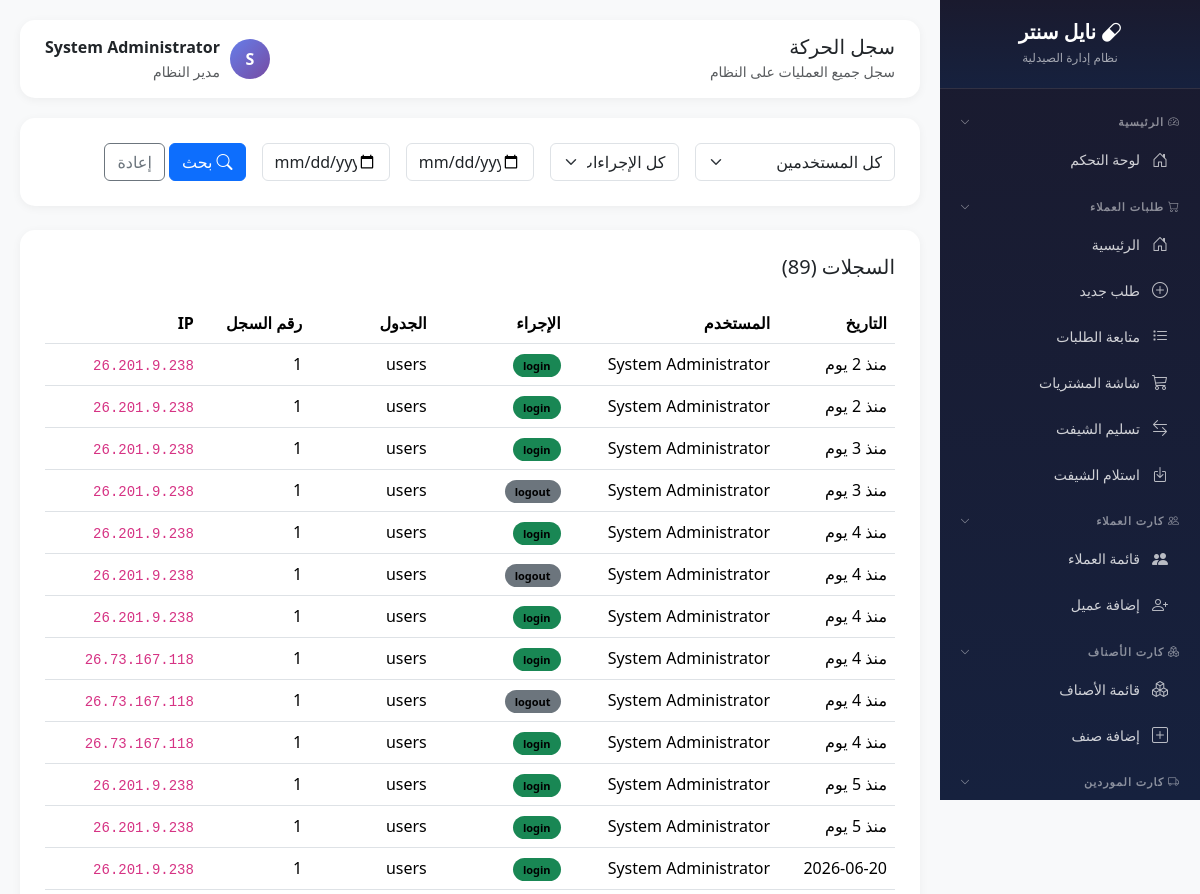
/modules/customer-requests/activity-log.php (signed in, upper part), run on an earlier commit of the app's database.
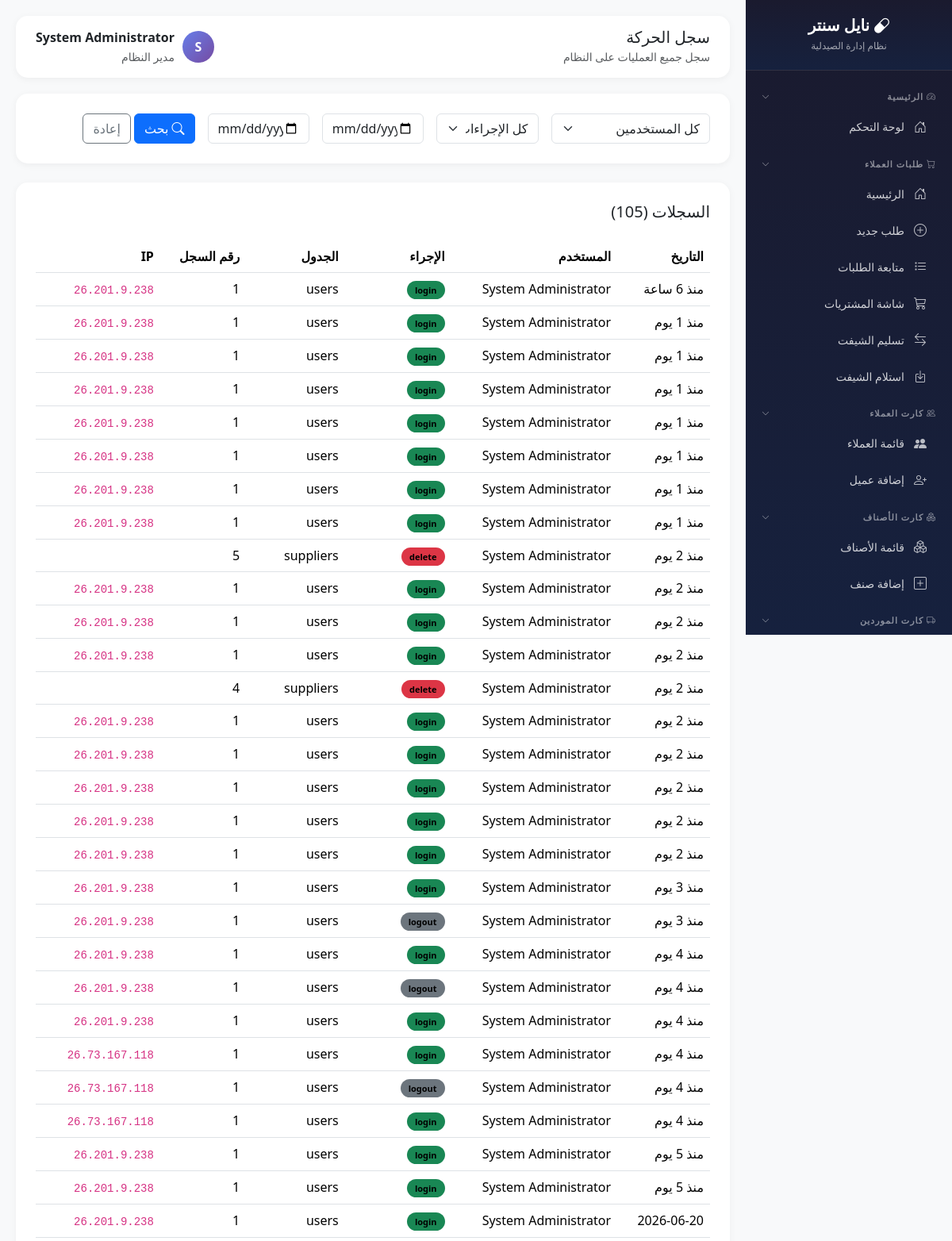
And on a later commit of the database.
### tables this page shows
CREATE TABLE `activity_logs` (
  `id` int(11) NOT NULL,
  `user_id` int(11) DEFAULT NULL,
  `user_name` varchar(100) DEFAULT NULL,
  `action` varchar(50) NOT NULL,
  `table_name` varchar(50) DEFAULT NULL,
  `record_id` int(11) DEFAULT NULL,
  `old_value` text DEFAULT NULL,
  `new_value` text DEFAULT NULL,
  `ip_address` varchar(50) DEFAULT NULL,
  `created_at` timestamp NOT NULL DEFAULT current_timestamp()
);

CREATE TABLE `users` (
  `id` int(11) NOT NULL,
  `username` varchar(50) NOT NULL,
  `password` varchar(255) NOT NULL,
  `full_name` varchar(100) NOT NULL,
  `role` enum('admin','pharmacist','purchaser','cashier') DEFAULT 'pharmacist',
  `branch_code` varchar(20) DEFAULT NULL,
  `phone` varchar(20) DEFAULT NULL,
  `is_active` tinyint(1) DEFAULT 1,
  `last_login` datetime DEFAULT NULL,
  `created_at` timestamp NOT NULL DEFAULT current_timestamp(),
  `updated_at` timestamp NOT NULL DEFAULT current_timestamp() ON UPDATE current_timestamp()
);

### core/config.php (called while the page is built, shortened)
<?php
function timeAgo($datetime) {
    $time = strtotime($datetime);
    $now = time();
    $diff = $now - $time;
    if ($diff < 86400) return 'منذ ' . floor($diff / 3600) . ' ساعة';
    if ($diff < 604800) return 'منذ ' . floor($diff / 86400) . ' يوم';
    return date('Y-m-d', $time);
}

### modules/customer-requests/activity-log.php (the view, shortened to what this page needs)
<?php
require_once __DIR__ . '/../../core/config.php';
$db = getDB();
$date_from = $_GET['date_from'] ?? '';
$date_to = $_GET['date_to'] ?? '';
$sql = "SELECT al.*, u.full_name as user_name
        FROM activity_logs al
        LEFT JOIN users u ON al.user_id = u.id
        WHERE 1=1";
$params = [];
$sql .= " ORDER BY al.created_at DESC LIMIT 500";
$stmt = $db->prepare($sql);
$stmt->execute($params);
$logs = $stmt->fetchAll();
$page_title = 'سجل الحركة';
?>
<!DOCTYPE html>
<html lang="ar" dir="rtl">
<head>
    <link href="https://cdn.jsdelivr.net/npm/bootstrap@5.3.2/dist/css/bootstrap.rtl.min.css" rel="stylesheet">
    <link href="https://cdn.jsdelivr.net/npm/bootstrap-icons@1.11.1/font/bootstrap-icons.css" rel="stylesheet">
</head>
<body>
 <?php require_once __DIR__ . '/../../includes/sidebar.php'; ?>
    <div class="main-content">
        <div class="topbar">
            <div><h5 class="mb-0"><?= $page_title ?></h5><small class="text-muted">سجل جميع العمليات على النظام</small></div>
            <div class="d-flex align-items-center">
                <div class="user-avatar" style="width:40px;height:40px;border-radius:50%;background:linear-gradient(135deg, var(--primary), var(--secondary));color:white;display:flex;align-items:center;justify-content:center;font-weight:700;margin-left:10px;"><?= mb_substr($_SESSION['user_name'], 0, 1) ?></div>
                <div><div class="fw-bold"><?= $_SESSION['user_name'] ?></div><small class="text-muted"><?= $_SESSION['user_role'] === 'admin' ? 'مدير النظام' : 'صيدلي' ?></small></div>
            </div>
        </div>
        <div class="content-card mb-4">
            <form method="GET" class="row g-3">
                <div class="col-md-3">
                    <select class="form-select" name="user">
                        <option value="">كل المستخدمين</option>
                    </select>
                </div>
                <div class="col-md-2">
                    <select class="form-select" name="action">
                        <option value="">كل الإجراءات</option>
                    </select>
                </div>
                <div class="col-md-2">
                    <input type="date" class="form-control" name="date_from" value="<?= $date_from ?>" placeholder="من">
                </div>
                <div class="col-md-2">
                    <input type="date" class="form-control" name="date_to" value="<?= $date_to ?>" placeholder="إلى">
                </div>
                <div class="col-md-3">
                    <button type="submit" class="btn btn-primary"><i class="bi bi-search me-1"></i>بحث</button>
                    <a href="activity-log.php" class="btn btn-outline-secondary">إعادة</a>
                </div>
            </form>
        </div>
        <div class="content-card">
            <h5 class="mb-4">السجلات (<?= count($logs) ?>)</h5>
            <div class="table-responsive">
                <table class="table table-hover">
                    <thead>
                        <tr>
                            <th>التاريخ</th>
                            <th>المستخدم</th>
                            <th>الإجراء</th>
                            <th>الجدول</th>
                            <th>رقم السجل</th>
                            <th>IP</th>
                        </tr>
                    </thead>
                    <tbody>
                        <?php foreach ($logs as $log): ?>
                        <tr class="log-row">
                            <td><?= timeAgo($log['created_at']) ?></td>
                            <td><?= $log['user_name'] ?? 'System' ?></td>
                            <td>
                                <span class="action-badge bg-<?=
                                    $log['action'] === 'login' ? 'success' :
                                    ($log['action'] === 'logout' ? 'secondary' :
                                    ($log['action'] === 'create' ? 'primary' :
                                    ($log['action'] === 'update' ? 'warning' :
                                    ($log['action'] === 'delete' ? 'danger' : 'info')))) ?>">
                                    <?= $log['action'] ?>
                                </span>
                            </td>
                            <td><?= $log['table_name'] ?? '-' ?></td>
                            <td><?= $log['record_id'] ?? '-' ?></td>
                            <td><code><?= $log['ip_address'] ?></code></td>
                        </tr>
                        <?php endforeach; ?>
                    </tbody>
                </table>
            </div>
        </div>
    </div>
</body>
</html>

What changed in the data, as far as the page shows it:
added activity_logs: created_at "منذ 6 ساعة", user.full_name "System Administrator", action "login", table_name "users", record "1", ip_address "26.201.9.238"
added activity_logs: created_at "منذ 1 يوم", user.full_name "System Administrator", action "login", table_name "users", record "1", ip_address "26.201.9.238"
added activity_logs: created_at "منذ 1 يوم", user.full_name "System Administrator", action "login", table_name "users", record "1", ip_address "26.201.9.238"
added activity_logs: created_at "منذ 1 يوم", user.full_name "System Administrator", action "login", table_name "users", record "1", ip_address "26.201.9.238"
added activity_logs: created_at "منذ 1 يوم", user.full_name "System Administrator", action "login", table_name "users", record "1", ip_address "26.201.9.238"
added activity_logs: created_at "منذ 1 يوم", user.full_name "System Administrator", action "login", table_name "users", record "1", ip_address "26.201.9.238"
added activity_logs: created_at "منذ 1 يوم", user.full_name "System Administrator", action "login", table_name "users", record "1", ip_address "26.201.9.238"
added activity_logs: created_at "منذ 1 يوم", user.full_name "System Administrator", action "login", table_name "users", record "1", ip_address "26.201.9.238"
added activity_logs: created_at "منذ 2 يوم", user.full_name "System Administrator", action "delete", table_name "suppliers", record "5"
added activity_logs: created_at "منذ 2 يوم", user.full_name "System Administrator", action "login", table_name "users", record "1", ip_address "26.201.9.238"
added activity_logs: created_at "منذ 2 يوم", user.full_name "System Administrator", action "login", table_name "users", record "1", ip_address "26.201.9.238"
added activity_logs: created_at "منذ 2 يوم", user.full_name "System Administrator", action "login", table_name "users", record "1", ip_address "26.201.9.238"
added activity_logs: created_at "منذ 2 يوم", user.full_name "System Administrator", action "delete", table_name "suppliers", record "4"
added activity_logs: created_at "منذ 2 يوم", user.full_name "System Administrator", action "login", table_name "users", record "1", ip_address "26.201.9.238"
added activity_logs: created_at "منذ 2 يوم", user.full_name "System Administrator", action "login", table_name "users", record "1", ip_address "26.201.9.238"
added activity_logs: created_at "منذ 2 يوم", user.full_name "System Administrator", action "login", table_name "users", record "1", ip_address "26.201.9.238"
Also different on the page:
count($logs): "89" → "105"
